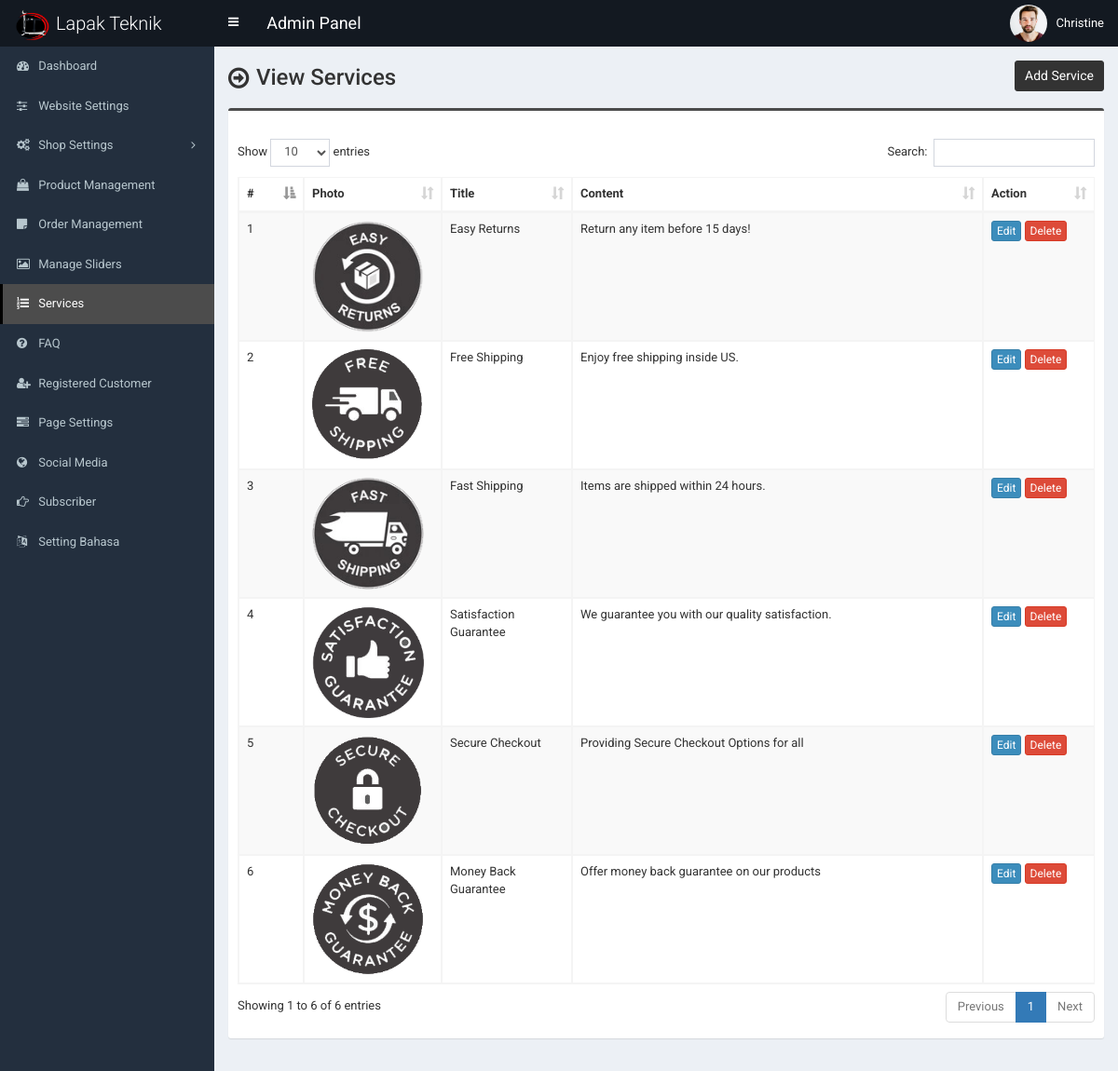
Screenshot of /admin/service.php (signed in) with the database file from the repository.
### tables this page shows
CREATE TABLE `tbl_settings` (
  `id` int(11) NOT NULL,
  `logo` varchar(255) NOT NULL,
  `favicon` varchar(255) NOT NULL,
  `footer_about` text NOT NULL,
  `footer_copyright` text NOT NULL,
  `contact_address` text NOT NULL,
  `contact_email` varchar(255) NOT NULL,
  `contact_phone` varchar(255) NOT NULL,
  `contact_fax` varchar(255) NOT NULL,
  `contact_map_iframe` text NOT NULL,
  `receive_email` varchar(255) NOT NULL,
  `receive_email_subject` varchar(255) NOT NULL,
  `receive_email_thank_you_message` text NOT NULL,
  `forget_password_message` text NOT NULL,
  `total_recent_post_footer` int(10) NOT NULL,
  `total_popular_post_footer` int(10) NOT NULL,
  `total_recent_post_sidebar` int(11) NOT NULL,
  `total_popular_post_sidebar` int(11) NOT NULL,
  `total_featured_product_home` int(11) NOT NULL,
  `total_latest_product_home` int(11) NOT NULL,
  `total_popular_product_home` int(11) NOT NULL,
  `meta_title_home` text NOT NULL,
  `meta_keyword_home` text NOT NULL,
  `meta_description_home` text NOT NULL,
  `banner_login` varchar(255) NOT NULL,
  `banner_registration` varchar(255) NOT NULL,
  `banner_forget_password` varchar(255) NOT NULL,
  `banner_reset_password` varchar(255) NOT NULL,
  `banner_search` varchar(255) NOT NULL,
  `banner_cart` varchar(255) NOT NULL,
  `banner_checkout` varchar(255) NOT NULL,
  `banner_product_category` varchar(255) NOT NULL,
  `banner_blog` varchar(255) NOT NULL,
  `cta_title` varchar(255) NOT NULL,
  `cta_content` text NOT NULL,
  `cta_read_more_text` varchar(255) NOT NULL,
  `cta_read_more_url` varchar(255) NOT NULL,
  `cta_photo` varchar(255) NOT NULL,
  `featured_product_title` varchar(255) NOT NULL,
  `featured_product_subtitle` varchar(255) NOT NULL,
  `latest_product_title` varchar(255) NOT NULL,
  `latest_product_subtitle` varchar(255) NOT NULL,
  `popular_product_title` varchar(255) NOT NULL,
  `popular_product_subtitle` varchar(255) NOT NULL,
  `testimonial_title` varchar(255) NOT NULL,
  `testimonial_subtitle` varchar(255) NOT NULL,
  `testimonial_photo` varchar(255) NOT NULL,
  `blog_title` varchar(255) NOT NULL,
  `blog_subtitle` varchar(255) NOT NULL,
  `newsletter_text` text NOT NULL,
  `paypal_email` varchar(255) NOT NULL,
  `stripe_public_key` varchar(255) NOT NULL,
  `stripe_secret_key` varchar(255) NOT NULL,
  `bank_detail` text NOT NULL,
  `before_head` text NOT NULL,
  `after_body` text NOT NULL,
  `before_body` text NOT NULL,
  `home_service_on_off` int(11) NOT NULL,
  `home_welcome_on_off` int(11) NOT NULL,
  `home_featured_product_on_off` int(11) NOT NULL,
  `home_latest_product_on_off` int(11) NOT NULL,
  `home_popular_product_on_off` int(11) NOT NULL,
  `home_testimonial_on_off` int(11) NOT NULL,
  `home_blog_on_off` int(11) NOT NULL,
  `newsletter_on_off` int(11) NOT NULL,
  `ads_above_welcome_on_off` int(1) NOT NULL,
  `ads_above_featured_product_on_off` int(1) NOT NULL,
  `ads_above_latest_product_on_off` int(1) NOT NULL,
  `ads_above_popular_product_on_off` int(1) NOT NULL,
  `ads_above_testimonial_on_off` int(1) NOT NULL,
  `ads_category_sidebar_on_off` int(1) NOT NULL
);

CREATE TABLE `tbl_service` (
  `id` int(11) NOT NULL,
  `title` varchar(255) NOT NULL,
  `content` text NOT NULL,
  `photo` varchar(255) NOT NULL
);

### admin/service.php (the view, shortened to what this page needs)
<?php require_once('header.php'); ?>
<section class="content-header">
	<div class="content-header-left">
		<h1>View Services</h1>
	</div>
	<div class="content-header-right">
		<a href="service-add.php" class="btn btn-primary btn-sm">Add Service</a>
	</div>
</section>
<section class="content">
	<div class="row">
		<div class="col-md-12">
			<div class="box box-info">
				<div class="box-body table-responsive">
					<table id="example1" class="table table-bordered table-hover table-striped">
						<thead>
							<tr>
								<th width="30">#</th>
								<th>Photo</th>
								<th width="100">Title</th>
								<th>Content</th>
								<th width="80">Action</th>
							</tr>
						</thead>
						<tbody>
							<?php
							$i=0;
							$statement = $pdo->prepare("SELECT * FROM tbl_service");
							$statement->execute();
							$result = $statement->fetchAll(PDO::FETCH_ASSOC);
							foreach ($result as $row) {
								$i++;
								?>
								<tr>
									<td><?php echo $i; ?></td>
									<td style="width:130px;"><img src="../assets/uploads/<?php echo $row['photo']; ?>" alt="<?php echo $row['title']; ?>" style="width:120px;"></td>
									<td><?php echo $row['title']; ?></td>
									<td><?php echo $row['content']; ?></td>
									<td>
										<a href="service-edit.php?id=<?php echo $row['id']; ?>" class="btn btn-primary btn-xs">Edit</a>
										<a href="#" class="btn btn-danger btn-xs" data-href="service-delete.php?id=<?php echo $row['id']; ?>" data-toggle="modal" data-target="#confirm-delete">Delete</a>
									</td>
								</tr>
								<?php
							}
							?>
						</tbody>
					</table>
				</div>
			</div>
		</div>
	</div>
</section>
<?php require_once('footer.php'); ?>

### admin/header.php (shortened to what this page needs)
<?php
include("inc/config.php");
$statement = $pdo->prepare("SELECT * FROM tbl_settings WHERE id=1");
$statement->execute();
$result = $statement->fetchAll(PDO::FETCH_ASSOC);
foreach ($result as $row) {
	$favicon = $row['favicon'];
}
?>
<!DOCTYPE html>
<html>
<head>
	<link rel="stylesheet" href="css/bootstrap.min.css">
	<link rel="stylesheet" href="css/font-awesome.min.css">
	<link rel="stylesheet" href="css/ionicons.min.css">
	<link rel="stylesheet" href="css/datepicker3.css">
	<link rel="stylesheet" href="css/all.css">
	<link rel="stylesheet" href="css/select2.min.css">
	<link rel="stylesheet" href="css/dataTables.bootstrap.css">
	<link rel="stylesheet" href="css/jquery.fancybox.css">
	<link rel="stylesheet" href="css/AdminLTE.min.css">
	<link rel="stylesheet" href="css/_all-skins.min.css">
	<link rel="stylesheet" href="css/on-off-switch.css" />
	<link rel="stylesheet" href="css/summernote.css">
	<link rel="stylesheet" href="style.css">
</head>
<body class="hold-transition fixed skin-blue sidebar-mini">
	<div class="wrapper">
		<header class="main-header">
			<a href="index.php" class="logo">
				<span class="logo-lg"><img src="../assets/uploads/<?php echo $favicon; ?>" width="40px"> Lapak Teknik</span>
			</a>
			<nav class="navbar navbar-static-top">
				<a href="#" class="sidebar-toggle" data-toggle="offcanvas" role="button">
				</a>
				<span style="float:left;line-height:50px;color:#fff;padding-left:15px;font-size:18px;">Admin Panel</span>
				<div class="navbar-custom-menu">
					<ul class="nav navbar-nav">
						<li class="dropdown user user-menu">
							<a href="#" class="dropdown-toggle" data-toggle="dropdown">
								<img src="../assets/uploads/<?php echo $_SESSION['user']['photo']; ?>" class="user-image" alt="User Image">
								<span class="hidden-xs"><?php echo $_SESSION['user']['full_name']; ?></span>
							</a>
						</li>
					</ul>
				</div>
			</nav>
		</header>
		<?php $cur_page = substr($_SERVER["SCRIPT_NAME"], strrpos($_SERVER["SCRIPT_NAME"], "/") + 1); ?>
		<aside class="main-sidebar">
			<section class="sidebar">
				<ul class="sidebar-menu">
					<li class="treeview <?php if ($cur_page == 'index.php') {
											echo 'active';
										} ?>">
						<a href="index.php">
							<i class="fa fa-dashboard"></i> <span>Dashboard</span>
						</a>
					</li>
					<li class="treeview <?php if (($cur_page == 'settings.php')) {
											echo 'active';
										} ?>">
						<a href="settings.php">
							<i class="fa fa-sliders"></i> <span>Website Settings</span>
						</a>
					</li>
					<li class="treeview <?php if (($cur_page == 'size.php') || ($cur_page == 'size-add.php') || ($cur_page == 'size-edit.php') || ($cur_page == 'color.php') || ($cur_page == 'color-add.php') || ($cur_page == 'color-edit.php') || ($cur_page == 'country.php') || ($cur_page == 'country-add.php') || ($cur_page == 'country-edit.php') || ($cur_page == 'shipping-cost.php') || ($cur_page == 'shipping-cost-edit.php') || ($cur_page == 'top-category.php') || ($cur_page == 'top-category-add.php') || ($cur_page == 'top-category-edit.php') || ($cur_page == 'mid-category.php') || ($cur_page == 'mid-category-add.php') || ($cur_page == 'mid-category-edit.php') || ($cur_page == 'end-category.php') || ($cur_page == 'end-category-add.php') || ($cur_page == 'end-category-edit.php')) {
											echo 'active';
										} ?>">
						<a href="#">
							<i class="fa fa-cogs"></i>
							<span>Shop Settings</span>
							<span class="pull-right-container">
								<i class="fa fa-angle-left pull-right"></i>
							</span>
						</a>
					</li>
					<li class="treeview <?php if (($cur_page == 'product.php') || ($cur_page == 'product-add.php') || ($cur_page == 'product-edit.php')) {
											echo 'active';
										} ?>">
						<a href="product.php">
							<i class="fa fa-shopping-bag"></i> <span>Product Management</span>
						</a>
					</li>
					<li class="treeview <?php if (($cur_page == 'order.php')) {
											echo 'active';
										} ?>">
						<a href="order.php">
							<i class="fa fa-sticky-note"></i> <span>Order Management</span>
						</a>
					</li>
					<li class="treeview <?php if (($cur_page == 'slider.php')) {
											echo 'active';
										} ?>">
						<a href="slider.php">
							<i class="fa fa-picture-o"></i> <span>Manage Sliders</span>
						</a>
					</li>
					<li class="treeview <?php if (($cur_page == 'service.php')) {
											echo 'active';
										} ?>">
						<a href="service.php">
							<i class="fa fa-list-ol"></i> <span>Services</span>
						</a>
					</li>
					<li class="treeview <?php if (($cur_page == 'faq.php')) {
											echo 'active';
										} ?>">
						<a href="faq.php">
							<i class="fa fa-question-circle"></i> <span>FAQ</span>
						</a>
					</li>
					<li class="treeview <?php if (($cur_page == 'customer.php') || ($cur_page == 'customer-add.php') || ($cur_page == 'customer-edit.php')) {
											echo 'active';
										} ?>">
						<a href="customer.php">
							<i class="fa fa-user-plus"></i> <span>Registered Customer</span>
						</a>
					</li>
					<li class="treeview <?php if (($cur_page == 'page.php')) {
											echo 'active';
										} ?>">
						<a href="page.php">
							<i class="fa fa-tasks"></i> <span>Page Settings</span>
						</a>
					</li>
					<li class="treeview <?php if (($cur_page == 'social-media.php')) {
											echo 'active';
										} ?>">
						<a href="social-media.php">
							<i class="fa fa-globe"></i> <span>Social Media</span>
						</a>
					</li>
					<li class="treeview <?php if (($cur_page == 'subscriber.php') || ($cur_page == 'subscriber.php')) {
											echo 'active';
										} ?>">
						<a href="subscriber.php">
							<i class="fa fa-hand-o-right"></i> <span>Subscriber</span>
						</a>
					</li>
					<li class="treeview <?php if (($cur_page == 'language.php') || ($cur_page == 'language.php')) {
											echo 'active';
										} ?>">
						<a href="language.php">
							<i class="fa fa-language"></i> <span>Setting Bahasa</span>
						</a>
					</li>
				</ul>
			</section>
		</aside>
		<div class="content-wrapper">

### admin/footer.php (shortened to what this page needs)
		</div>
	</div>
</body>
</html>

### admin/style.css (style rules this page uses)
body { font-size: 13px; font-family: "Roboto", sans-serif; }
.navbar-nav > .user-menu .user-image { width: 40px; height: 40px; margin-top: -10px; }
.content-header > h1, .content-header .content-header-left h1 { font-family: "Roboto", sans-serif; }
.main-header .logo { text-align: left; }
.main-header .logo .logo-lg { font-family: "Roboto", sans-serif; }
.box-info { padding-top: 20px; }
.sidebar-menu li > a > .pull-right-container > .fa-angle-left:before { content: "\f105"; }
.content-header { overflow: hidden; }
.content-header .content-header-left { float: left; padding-top: 5px; }
.content-header .content-header-right { float: right; }
.content-header .content-header-left h1 { margin-top: 0; margin-bottom: 0; padding-left: 30px; padding-bottom: 5px; font-size: 24px; position: relative; }
.content-header .content-header-left h1:before { position: absolute; top: 0; left: 0; font-family: "FontAwesome", sans-serif; font-size: 26px; content: "\f18e"; }
.content-header .content-header-right a { position: relative; font-size: 14px; }
.skin-blue .sidebar-menu > li:hover > a, .skin-blue .sidebar-menu > li.active > a { color: #fff; background: #3c8dbc; border-left-color: #3c8dbc; }
.skin-blue .main-header .logo, .skin-blue .main-header .logo:hover, .skin-blue .main-header .navbar, .skin-blue .main-header .navbar .sidebar-toggle:hover { background-color: #131921; }
.skin-blue .sidebar-menu > li:hover > a, .skin-blue .sidebar-menu > li.active > a { background-color: #4c4c4c; border-left-color: #000000; }
.box.box-info { border-top-color: #4c4c4c; }
.content-header .content-header-right a { background-color: #333333; border-color: #333333; }

### rows the page displays
tbl_settings: favicon (picture)
tbl_service: photo (picture), title "Easy Returns", content "Return any item before 15 days!"
tbl_service: photo (picture), title "Free Shipping", content "Enjoy free shipping inside US."
tbl_service: photo (picture), title "Fast Shipping", content "Items are shipped within 24 hours."
tbl_service: photo (picture), title "Satisfaction Guarantee", content "We guarantee you with our quality satisfaction."
tbl_service: photo (picture), title "Secure Checkout", content "Providing Secure Checkout Options for all"
tbl_service: photo (picture), title "Money Back Guarantee", content "Offer money back guarantee on our products"

### other values shown
$_SESSION['user']['full_name'] "Christine"
